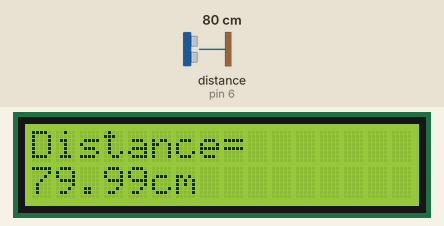
A sketch run on a simulated Arduino Uno, built with avr-gcc and run on an emulated ATmega328P. Shown: 16×2 character LCD. The inputs (shaded band) are chosen by the test bench; at power-on: distance to the obstacle (sensor on pin 6) 80 cm. The echo pulse lasts 58.3 µs per cm; what the sketch prints to the serial monitor is not drawn.

Above: at 1.2 s.
1.3 s: distance to the obstacle (sensor on pin 6) set to 2 cm
At 2.0 s:
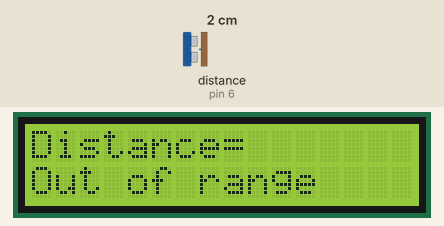
2.9 s: distance to the obstacle (sensor on pin 6) set to 4 cm
At 4.1 s:
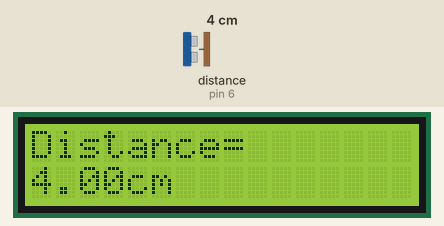
4.6 s: distance to the obstacle (sensor on pin 6) set to 9 cm
At 5.7 s:
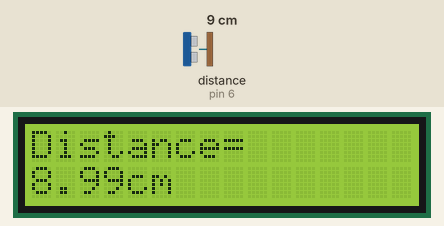
6.6 s: distance to the obstacle (sensor on pin 6) set to 120 cm
At 7.5 s:
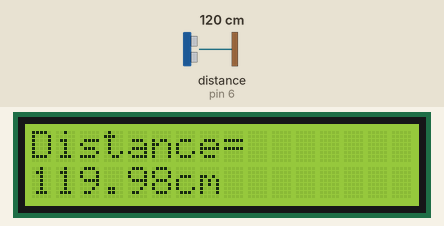
8.5 s: distance to the obstacle (sensor on pin 6) set to 18 cm
At 10.2 s:
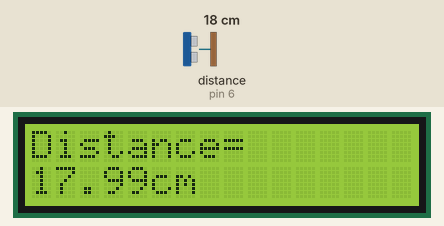
10.5 s: distance to the obstacle (sensor on pin 6) set to 4 cm
At 12.1 s:
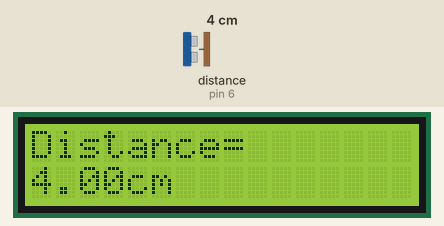
Timing chart, 0 to 13.4 s (numbered marks = the images above; inputs shaded):
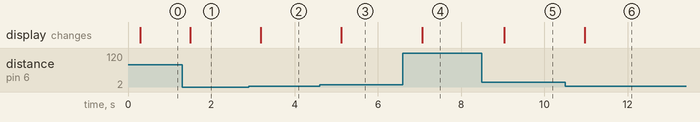

Measured:
- the behaviour switches between 2 and 3 cm on distance to the obstacle (sensor on pin 6) (found by bisection; images 1 and 2)
- after the input at 1.3 s, the display: changes after 0.19 s (image 1)
- after the input at 2.9 s, the display: changes after 0.28 s (image 2)
- after the input at 4.6 s, the display: changes after 0.52 s (image 3)
- after the input at 6.6 s, the display: changes after 0.46 s (image 4)
- after the input at 8.5 s, the display: changes after 0.53 s (image 5)
- after the input at 10.5 s, the display: changes after 0.47 s (image 6)

The sketch:

3__hcLCD.ino
```cpp
//HC SR04 sensor on LCD (no button) displays cm

// Include NewPing Library for the ultrasonic sensor
#include "NewPing.h"

#define TRIGGER_PIN  2 //trigger pin
#define ECHO_PIN     6// echo pin
#define MAX_DISTANCE 400// Maximum Distance is 400 cm
float duration;
int iterations = 5;
NewPing sonar(TRIGGER_PIN, ECHO_PIN, MAX_DISTANCE);// funtion needed for the Newping library

float distance;//storing variable for distance


#include <LiquidCrystal.h>// this is the libray for the LCD display

LiquidCrystal lcd(7, 8, 9, 10, 11, 12); // setup for the LCD pins


void setup() {
  Serial.begin (9600);// activates serial monitor
  lcd.begin(16,2); // set up the available space on the LCD display. 16 colums and 2 rows.

}

void loop() {
  duration = sonar.ping_median(iterations);// function needed for the library

  distance = (duration / 2) * 0.0343;// equation to calculate the distance

  // Send results to Serial Monitor
  Serial.print("Distance = ");
  if (distance >= 400 || distance <= 2) {// error condition outside of these range
    Serial.println("Out of range");// print the text
  }
  else {// if the range is acceptable
    Serial.print(distance);//print the value of the distance
    Serial.println(" cm");// print the text
    delay(100);// time given to the sensor to receive the echo
  }

  lcd.setCursor(0, 0); //setup the position for the text x=0 y=0
    lcd.print("Distance=");// print the text

  if (distance >= 400 || distance <= 2) {// error condition outside of these range
    lcd.setCursor(0, 1);//setup the position for the text x=0 y=1
    lcd.println("Out of range");// print the text
    lcd.println("              ");// print the space to avoid visual bugs

  }
    else {
    lcd.setCursor(0, 1); //setup the position for the text x=0 y=1
    lcd.print(distance);// print the text
    lcd.print("cm");// print the text
    lcd.println("                 ");// print the space to avoid visual bugs
    delay(100);// time given to read the value
    }

  }
```
